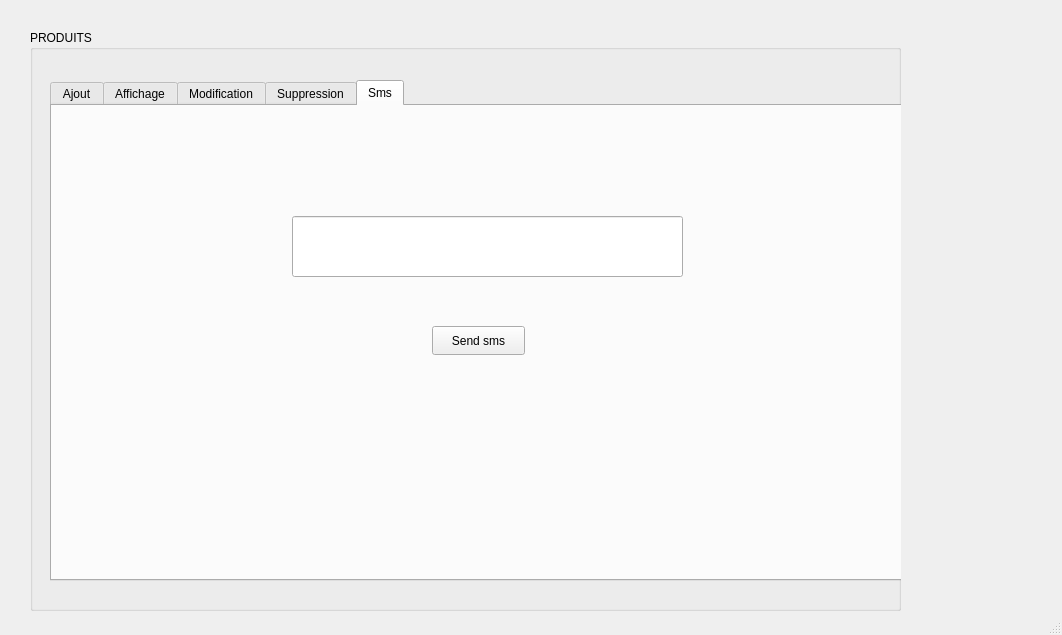
<?xml version="1.0" encoding="UTF-8"?>
<ui version="4.0">
 <class>MainWindow</class>
 <widget class="QMainWindow" name="MainWindow">
  <property name="geometry">
   <rect>
    <x>0</x>
    <y>0</y>
    <width>1062</width>
    <height>635</height>
   </rect>
  </property>
  <property name="windowTitle">
   <string>MainWindow</string>
  </property>
  <property name="styleSheet">
   <string notr="true">background-image: url(:/res/462574542_1124823785684518_3296515449835166663_n.png);</string>
  </property>
  <widget class="QWidget" name="centralwidget">
   <widget class="QGroupBox" name="groupBox">
    <property name="geometry">
     <rect>
      <x>30</x>
      <y>30</y>
      <width>871</width>
      <height>581</height>
     </rect>
    </property>
    <property name="styleSheet">
     <string notr="true">background-image: url(:/res/462574542_1124823785684518_3296515449835166663_n.png);</string>
    </property>
    <property name="title">
     <string>PRODUITS</string>
    </property>
    <widget class="QTabWidget" name="tabWidget">
     <property name="geometry">
      <rect>
       <x>20</x>
       <y>50</y>
       <width>951</width>
       <height>501</height>
      </rect>
     </property>
     <property name="styleSheet">
      <string notr="true">color: rgb(1, 1, 1);</string>
     </property>
     <property name="tabPosition">
      <enum>QTabWidget::TabPosition::North</enum>
     </property>
     <property name="currentIndex">
      <number>4</number>
     </property>
     <widget class="QWidget" name="tab">
      <attribute name="title">
       <string>Ajout</string>
      </attribute>
      <widget class="QLineEdit" name="lineEdit_Id_F_P">
       <property name="geometry">
        <rect>
         <x>180</x>
         <y>120</y>
         <width>131</width>
         <height>31</height>
        </rect>
       </property>
      </widget>
      <widget class="QLineEdit" name="lineEdit_Name">
       <property name="geometry">
        <rect>
         <x>180</x>
         <y>170</y>
         <width>131</width>
         <height>31</height>
        </rect>
       </property>
      </widget>
      <widget class="QLineEdit" name="lineEdit_Prix">
       <property name="geometry">
        <rect>
         <x>180</x>
         <y>230</y>
         <width>131</width>
         <height>31</height>
        </rect>
       </property>
      </widget>
      <widget class="QPushButton" name="pushButtonAjouter">
       <property name="geometry">
        <rect>
         <x>380</x>
         <y>410</y>
         <width>101</width>
         <height>31</height>
        </rect>
       </property>
       <property name="text">
        <string>Ajouter</string>
       </property>
      </widget>
      <widget class="QLineEdit" name="lineEdit_Categorie">
       <property name="geometry">
        <rect>
         <x>180</x>
         <y>290</y>
         <width>131</width>
         <height>31</height>
        </rect>
       </property>
      </widget>
      <widget class="QLineEdit" name="lineEdit_Quantite">
       <property name="geometry">
        <rect>
         <x>180</x>
         <y>340</y>
         <width>131</width>
         <height>31</height>
        </rect>
       </property>
      </widget>
      <widget class="QLabel" name="label_9">
       <property name="geometry">
        <rect>
         <x>20</x>
         <y>300</y>
         <width>81</width>
         <height>20</height>
        </rect>
       </property>
       <property name="font">
        <font>
         <family>Rockwell</family>
         <pointsize>10</pointsize>
        </font>
       </property>
       <property name="styleSheet">
        <string notr="true">border: 2px solid rgb(255, 165, 0); /* Couleur de la bordure orange */
background-color: rgb(255, 255, 255);/* Couleur d'arrière-plan */
border-radius: 10px; /* Coins arrondis */
color: rgb(0, 0, 0); /* Couleur du texte en noir */
</string>
       </property>
       <property name="text">
        <string>Categorie:</string>
       </property>
      </widget>
      <widget class="QLabel" name="lineEditProductId_2">
       <property name="geometry">
        <rect>
         <x>20</x>
         <y>130</y>
         <width>121</width>
         <height>21</height>
        </rect>
       </property>
       <property name="font">
        <font>
         <family>Rockwell</family>
         <pointsize>10</pointsize>
        </font>
       </property>
       <property name="styleSheet">
        <string notr="true">border: 2px solid rgb(255, 165, 0); /* Couleur de la bordure orange */
background-color: rgb(255, 255, 255);/* Couleur d'arrière-plan */
border-radius: 10px; /* Coins arrondis */
color: rgb(0, 0, 0); /* Couleur du texte en noir */
</string>
       </property>
       <property name="text">
        <string>Id fournisseur :</string>
       </property>
      </widget>
      <widget class="QLabel" name="label_7">
       <property name="geometry">
        <rect>
         <x>20</x>
         <y>350</y>
         <width>141</width>
         <height>21</height>
        </rect>
       </property>
       <property name="font">
        <font>
         <family>Rockwell</family>
         <pointsize>10</pointsize>
        </font>
       </property>
       <property name="styleSheet">
        <string notr="true">border: 2px solid rgb(255, 165, 0); /* Couleur de la bordure orange */
background-color: rgb(255, 255, 255);/* Couleur d'arrière-plan */
border-radius: 10px; /* Coins arrondis */
color: rgb(0, 0, 0); /* Couleur du texte en noir */
</string>
       </property>
       <property name="text">
        <string>Quantite du stock :</string>
       </property>
      </widget>
      <widget class="QLabel" name="lineEditPrice_2">
       <property name="geometry">
        <rect>
         <x>20</x>
         <y>240</y>
         <width>111</width>
         <height>21</height>
        </rect>
       </property>
       <property name="font">
        <font>
         <family>Rockwell</family>
         <pointsize>10</pointsize>
        </font>
       </property>
       <property name="styleSheet">
        <string notr="true">border: 2px solid rgb(255, 165, 0); /* Couleur de la bordure orange */
background-color: rgb(255, 255, 255);/* Couleur d'arrière-plan */
border-radius: 10px; /* Coins arrondis */
color: rgb(0, 0, 0); /* Couleur du texte en noir */</string>
       </property>
       <property name="text">
        <string>Prix</string>
       </property>
      </widget>
      <widget class="QLabel" name="lineEditProductName_2">
       <property name="geometry">
        <rect>
         <x>20</x>
         <y>180</y>
         <width>141</width>
         <height>21</height>
        </rect>
       </property>
       <property name="font">
        <font>
         <family>Rockwell</family>
         <pointsize>10</pointsize>
        </font>
       </property>
       <property name="styleSheet">
        <string notr="true">border: 2px solid rgb(255, 165, 0); /* Couleur de la bordure orange */
background-color: rgb(255, 255, 255);/* Couleur d'arrière-plan */
border-radius: 10px; /* Coins arrondis */
color: rgb(0, 0, 0); /* Couleur du texte en noir */
</string>
       </property>
       <property name="text">
        <string>Nom  de produit </string>
       </property>
      </widget>
      <widget class="QLineEdit" name="lineEdit_Id_P">
       <property name="geometry">
        <rect>
         <x>180</x>
         <y>70</y>
         <width>131</width>
         <height>31</height>
        </rect>
       </property>
      </widget>
      <widget class="QLabel" name="lineEditProductId_4">
       <property name="geometry">
        <rect>
         <x>20</x>
         <y>80</y>
         <width>121</width>
         <height>21</height>
        </rect>
       </property>
       <property name="font">
        <font>
         <family>Rockwell</family>
         <pointsize>10</pointsize>
        </font>
       </property>
       <property name="styleSheet">
        <string notr="true">border: 2px solid rgb(255, 165, 0); /* Couleur de la bordure orange */
background-color: rgb(255, 255, 255);/* Couleur d'arrière-plan */
border-radius: 10px; /* Coins arrondis */
color: rgb(0, 0, 0); /* Couleur du texte en noir */
</string>
       </property>
       <property name="frameShape">
        <enum>QFrame::Shape::Box</enum>
       </property>
       <property name="frameShadow">
        <enum>QFrame::Shadow::Sunken</enum>
       </property>
       <property name="lineWidth">
        <number>2</number>
       </property>
       <property name="text">
        <string>Id produit :</string>
       </property>
       <property name="textFormat">
        <enum>Qt::TextFormat::MarkdownText</enum>
       </property>
      </widget>
     </widget>
     <widget class="QWidget" name="tab_2">
      <attribute name="title">
       <string>Affichage</string>
      </attribute>
      <widget class="QLineEdit" name="lineEdit_4">
       <property name="geometry">
        <rect>
         <x>580</x>
         <y>30</y>
         <width>151</width>
         <height>31</height>
        </rect>
       </property>
      </widget>
      <widget class="QPushButton" name="pushButtonAfficher">
       <property name="geometry">
        <rect>
         <x>50</x>
         <y>30</y>
         <width>121</width>
         <height>28</height>
        </rect>
       </property>
       <property name="text">
        <string>Afficher Tout</string>
       </property>
      </widget>
      <widget class="QTableView" name="tableView">
       <property name="geometry">
        <rect>
         <x>50</x>
         <y>90</y>
         <width>701</width>
         <height>281</height>
        </rect>
       </property>
      </widget>
      <widget class="QPushButton" name="pushButtonRecherche">
       <property name="geometry">
        <rect>
         <x>370</x>
         <y>30</y>
         <width>171</width>
         <height>28</height>
        </rect>
       </property>
       <property name="text">
        <string>Afficher Selon Categorie</string>
       </property>
      </widget>
      <widget class="QPushButton" name="pushButtonPDF">
       <property name="geometry">
        <rect>
         <x>90</x>
         <y>400</y>
         <width>121</width>
         <height>28</height>
        </rect>
       </property>
       <property name="text">
        <string>Exporter PDF</string>
       </property>
      </widget>
      <widget class="QPushButton" name="pushButtonTrierType">
       <property name="geometry">
        <rect>
         <x>510</x>
         <y>400</y>
         <width>151</width>
         <height>29</height>
        </rect>
       </property>
       <property name="text">
        <string>Trier selon categorie</string>
       </property>
      </widget>
      <widget class="QPushButton" name="generatetypeButton">
       <property name="geometry">
        <rect>
         <x>280</x>
         <y>400</y>
         <width>221</width>
         <height>29</height>
        </rect>
       </property>
       <property name="text">
        <string>statistique selon categorie</string>
       </property>
      </widget>
      <widget class="QPushButton" name="pushButtonTrierPrix">
       <property name="geometry">
        <rect>
         <x>680</x>
         <y>400</y>
         <width>151</width>
         <height>29</height>
        </rect>
       </property>
       <property name="text">
        <string>Trier selon prix</string>
       </property>
      </widget>
     </widget>
     <widget class="QWidget" name="tab_3">
      <attribute name="title">
       <string>Modification</string>
      </attribute>
      <widget class="QLineEdit" name="lineEdit_5">
       <property name="geometry">
        <rect>
         <x>210</x>
         <y>40</y>
         <width>201</width>
         <height>31</height>
        </rect>
       </property>
      </widget>
      <widget class="QPushButton" name="pushButtonModifier">
       <property name="geometry">
        <rect>
         <x>250</x>
         <y>400</y>
         <width>93</width>
         <height>28</height>
        </rect>
       </property>
       <property name="text">
        <string>Modifier</string>
       </property>
      </widget>
      <widget class="QLabel" name="lineEditProductId_5">
       <property name="geometry">
        <rect>
         <x>50</x>
         <y>50</y>
         <width>141</width>
         <height>21</height>
        </rect>
       </property>
       <property name="font">
        <font>
         <family>Rockwell</family>
         <pointsize>10</pointsize>
        </font>
       </property>
       <property name="styleSheet">
        <string notr="true">border: 2px solid rgb(255, 165, 0); /* Couleur de la bordure orange */
background-color: rgb(255, 255, 255);/* Couleur d'arrière-plan */
border-radius: 10px; /* Coins arrondis */
color: rgb(0, 0, 0); /* Couleur du texte en noir */
</string>
       </property>
       <property name="text">
        <string>Id produit </string>
       </property>
      </widget>
      <widget class="QLabel" name="lineEditProductId_3">
       <property name="geometry">
        <rect>
         <x>50</x>
         <y>110</y>
         <width>141</width>
         <height>21</height>
        </rect>
       </property>
       <property name="font">
        <font>
         <family>Rockwell</family>
         <pointsize>10</pointsize>
        </font>
       </property>
       <property name="styleSheet">
        <string notr="true">border: 2px solid rgb(255, 165, 0); /* Couleur de la bordure orange */
background-color: rgb(255, 255, 255);/* Couleur d'arrière-plan */
border-radius: 10px; /* Coins arrondis */
color: rgb(0, 0, 0); /* Couleur du texte en noir */
</string>
       </property>
       <property name="text">
        <string>Id fournisseur </string>
       </property>
      </widget>
      <widget class="QLabel" name="lineEditProductName_3">
       <property name="geometry">
        <rect>
         <x>50</x>
         <y>160</y>
         <width>141</width>
         <height>21</height>
        </rect>
       </property>
       <property name="font">
        <font>
         <family>Rockwell</family>
         <pointsize>10</pointsize>
        </font>
       </property>
       <property name="styleSheet">
        <string notr="true">border: 2px solid rgb(255, 165, 0); /* Couleur de la bordure orange */
background-color: rgb(255, 255, 255);/* Couleur d'arrière-plan */
border-radius: 10px; /* Coins arrondis */
color: rgb(0, 0, 0); /* Couleur du texte en noir */
</string>
       </property>
       <property name="text">
        <string>Nom  de produit </string>
       </property>
      </widget>
      <widget class="QLabel" name="lineEditPrice_3">
       <property name="geometry">
        <rect>
         <x>50</x>
         <y>220</y>
         <width>141</width>
         <height>21</height>
        </rect>
       </property>
       <property name="font">
        <font>
         <family>Rockwell</family>
         <pointsize>10</pointsize>
        </font>
       </property>
       <property name="styleSheet">
        <string notr="true">border: 2px solid rgb(255, 165, 0); /* Couleur de la bordure orange */
background-color: rgb(255, 255, 255);/* Couleur d'arrière-plan */
border-radius: 10px; /* Coins arrondis */
color: rgb(0, 0, 0); /* Couleur du texte en noir */</string>
       </property>
       <property name="text">
        <string>Prix </string>
       </property>
      </widget>
      <widget class="QLabel" name="label_10">
       <property name="geometry">
        <rect>
         <x>50</x>
         <y>280</y>
         <width>141</width>
         <height>20</height>
        </rect>
       </property>
       <property name="font">
        <font>
         <family>Rockwell</family>
         <pointsize>10</pointsize>
        </font>
       </property>
       <property name="styleSheet">
        <string notr="true">border: 2px solid rgb(255, 165, 0); /* Couleur de la bordure orange */
background-color: rgb(255, 255, 255);/* Couleur d'arrière-plan */
border-radius: 10px; /* Coins arrondis */
color: rgb(0, 0, 0); /* Couleur du texte en noir */
</string>
       </property>
       <property name="text">
        <string>Categorie </string>
       </property>
      </widget>
      <widget class="QLabel" name="label_8">
       <property name="geometry">
        <rect>
         <x>50</x>
         <y>350</y>
         <width>151</width>
         <height>21</height>
        </rect>
       </property>
       <property name="font">
        <font>
         <family>Rockwell</family>
         <pointsize>10</pointsize>
        </font>
       </property>
       <property name="styleSheet">
        <string notr="true">border: 2px solid rgb(255, 165, 0); /* Couleur de la bordure orange */
background-color: rgb(255, 255, 255);/* Couleur d'arrière-plan */
border-radius: 10px; /* Coins arrondis */
color: rgb(0, 0, 0); /* Couleur du texte en noir */
</string>
       </property>
       <property name="text">
        <string>Quantite du stock </string>
       </property>
      </widget>
      <widget class="QLineEdit" name="lineEdit_6">
       <property name="geometry">
        <rect>
         <x>210</x>
         <y>100</y>
         <width>201</width>
         <height>31</height>
        </rect>
       </property>
      </widget>
      <widget class="QLineEdit" name="lineEdit_7">
       <property name="geometry">
        <rect>
         <x>210</x>
         <y>150</y>
         <width>201</width>
         <height>31</height>
        </rect>
       </property>
      </widget>
      <widget class="QLineEdit" name="lineEdit_8">
       <property name="geometry">
        <rect>
         <x>210</x>
         <y>210</y>
         <width>201</width>
         <height>31</height>
        </rect>
       </property>
      </widget>
      <widget class="QLineEdit" name="lineEdit_9">
       <property name="geometry">
        <rect>
         <x>210</x>
         <y>270</y>
         <width>201</width>
         <height>31</height>
        </rect>
       </property>
      </widget>
      <widget class="QLineEdit" name="lineEdit_10">
       <property name="geometry">
        <rect>
         <x>210</x>
         <y>340</y>
         <width>201</width>
         <height>31</height>
        </rect>
       </property>
      </widget>
      <widget class="QTableView" name="tableView_2">
       <property name="geometry">
        <rect>
         <x>430</x>
         <y>60</y>
         <width>351</width>
         <height>281</height>
        </rect>
       </property>
      </widget>
     </widget>
     <widget class="QWidget" name="tab_4">
      <attribute name="title">
       <string>Suppression</string>
      </attribute>
      <widget class="QLabel" name="label_6">
       <property name="geometry">
        <rect>
         <x>60</x>
         <y>80</y>
         <width>141</width>
         <height>31</height>
        </rect>
       </property>
       <property name="text">
        <string>Id de produit :</string>
       </property>
      </widget>
      <widget class="QLineEdit" name="lineEdit_idsupp">
       <property name="geometry">
        <rect>
         <x>220</x>
         <y>80</y>
         <width>151</width>
         <height>31</height>
        </rect>
       </property>
      </widget>
      <widget class="QPushButton" name="pushButtonSupprimer">
       <property name="geometry">
        <rect>
         <x>370</x>
         <y>160</y>
         <width>93</width>
         <height>28</height>
        </rect>
       </property>
       <property name="text">
        <string>Supprimer</string>
       </property>
      </widget>
     </widget>
     <widget class="QWidget" name="tab_5">
      <attribute name="title">
       <string>Sms</string>
      </attribute>
      <widget class="QPushButton" name="SendSmsButton">
       <property name="geometry">
        <rect>
         <x>380</x>
         <y>220</y>
         <width>93</width>
         <height>29</height>
        </rect>
       </property>
       <property name="text">
        <string>Send sms</string>
       </property>
      </widget>
      <widget class="QLineEdit" name="lineEdit_Idsms">
       <property name="geometry">
        <rect>
         <x>240</x>
         <y>110</y>
         <width>391</width>
         <height>61</height>
        </rect>
       </property>
      </widget>
     </widget>
    </widget>
   </widget>
  </widget>
  <widget class="QMenuBar" name="menubar">
   <property name="geometry">
    <rect>
     <x>0</x>
     <y>0</y>
     <width>1062</width>
     <height>26</height>
    </rect>
   </property>
  </widget>
  <widget class="QStatusBar" name="statusbar"/>
 </widget>
 <resources/>
 <connections/>
</ui>
